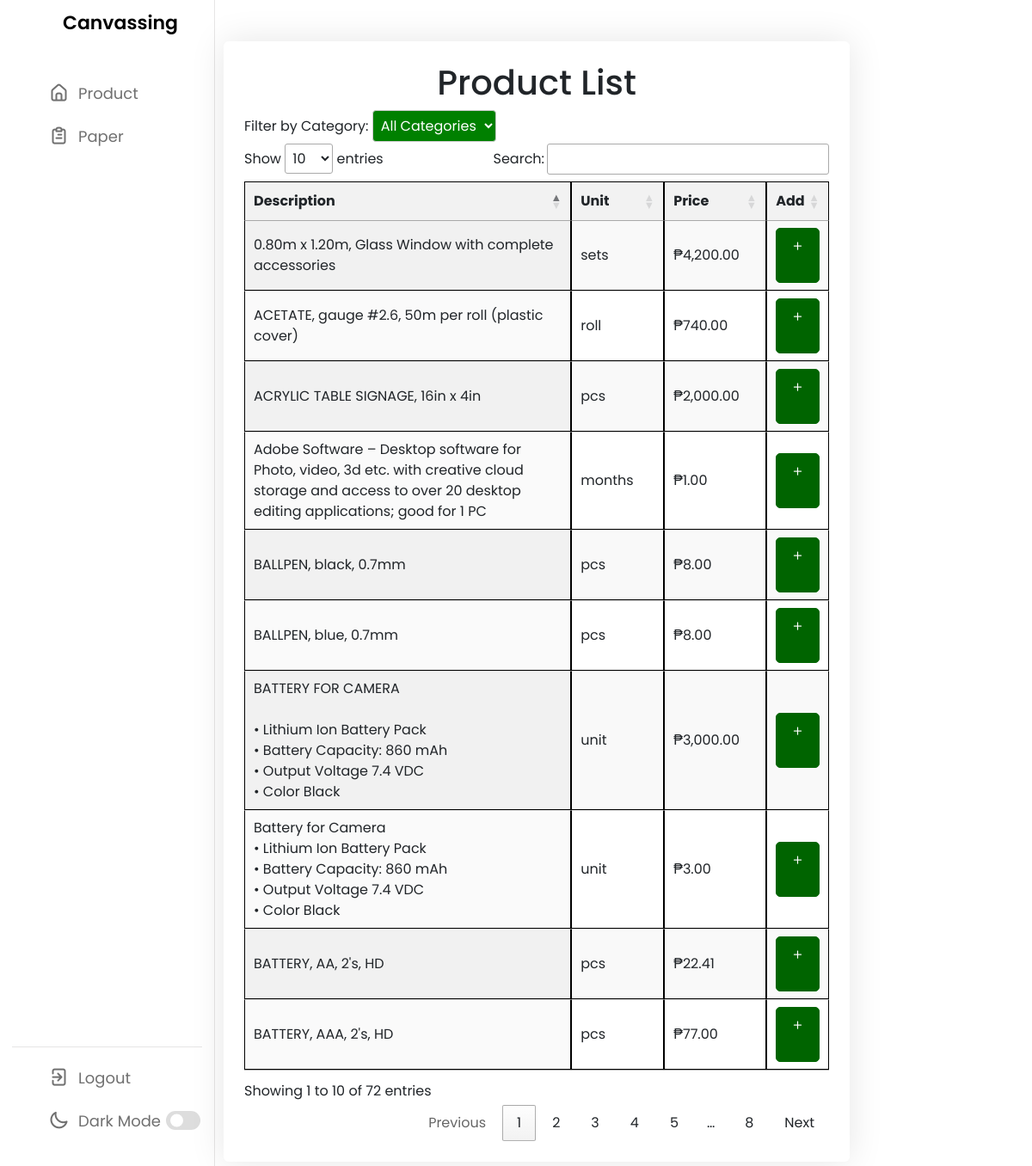
Page / (signed in) on the committed database.
### tables this page shows
CREATE TABLE `product` (
  `id` int(11) NOT NULL,
  `product_name` varchar(255) NOT NULL,
  `description` varchar(10000) NOT NULL,
  `product_price` varchar(100) NOT NULL,
  `product_qty` int(11) NOT NULL DEFAULT 1,
  `product_image` varchar(255) NOT NULL,
  `product_code` int(11) NOT NULL,
  `category` varchar(100) NOT NULL
);

### index.php (the view, shortened to what this page needs)
<?php
require('config.php');
require('navbar.php');
?>
<!DOCTYPE html>
<html lang="en">
<head>
    <link rel="stylesheet" type="text/css" href="">
</head>
<body>
    <div class="container-fluid mt-5">
        <div class="row justify-content-center">
            <div class="col-sm-5 col-md-8" id="order">
                <div class="card ms-5">
                    <div class="card-body">
                        <header>
                            <h1 class="text-center">Product List</h1>
                            <?php
                            $selectedCategory = isset($_GET['category']) ? $_GET['category'] : 'all';
                            ?>
                            <label for="categoryFilter">Filter by Category:</label>
                            <select id="categoryFilter" name="categoryFilter">
                                <option value="all" <?php echo ($selectedCategory === 'all') ? 'selected' : ''; ?>>All Categories</option>
                            </select>
                        </header>
                        <form action="" class="form-submit">
                            <table id="example" class="display" style="width:100%">
                                <thead>
                                    <tr>
                                        <th>Description</th>
                                        <th style="width: 70px;" >Unit</th>
                                        <th>Price</th>
                                        <th>Add</th>
                                    </tr>
                                </thead>
                                <tbody>
                                    <?php
                                    $query = "SELECT * FROM product";
                                    $result = mysqli_query($conn, $query);
                                    while ($row = mysqli_fetch_assoc($result)) {
                                        $description_with_breaks = nl2br($row['description']);
                                        echo "<tr>";
                                        echo "<td class='product-description'>{$description_with_breaks}</td>";
                                        echo "<td>{$row['product_name']}</td>";
                                        echo "<td>₱" . number_format($row['product_price'], 2) . "</td>";
                                        echo "<td>";
                                        echo "<button class='too addItemBtn' data-action='addItemToList' data-id='{$row['product_code']}'><i class='uil uil-plus' data-action='addItemToList' data-id='{$row['product_code']}'></i>&nbsp;&nbsp;</button>";
                                        echo "</td>";
                                        echo "</tr>";
                                    }
                                    ?>
                                </tbody>
                            </table>
                        </form>
                    </div>
                </div>
            </div>
        </div>
    </div>
</body>
</html>

### adminpanel.css (style rules this page uses)
* { margin: 0; padding: 0; box-sizing: border-box; font-family: 'Poppins', sans-serif; }
:root { --primary-color: #006d24; --panel-color: #FFF; --text-color: #000; --black-light-color: #707070; --border-color: #e6e5e5; --toggle-color: #DDD; --box1-color: #60f399; --box2-color: #FFE6AC; --box3-color: #E7D1FC; --title-icon-color: #fff; --tran-05: all 0.5s ease; --tran-03: all 0.3s ease; --tran-03: all 0.2s ease; }
body { min-height: 100vh; background-color: var(--panel-color); }

### index.php (style rules this page uses)
.mt-5 { margin-top: 5rem; }
.card { margin-bottom: 20px; border: 0; border-radius: .375rem; box-shadow: 0 0 40px rgba(0, 0, 0, .1); }
.card-body { padding: 1.5rem; }
.text-center { text-align: center !important; }
table { width: 100%; border-collapse: collapse; margin-top: 20px; }
th, td { border: 1px solid #000; padding: 12px; text-align: left; }
th { background-color: #f2f2f2; }
.product-description { max-width: 550px; overflow: hidden; text-overflow: ellipsis; line-height: 1.5; }
.addItemBtn { background-color: #006400; color: #fff; border: 1px solid #006400; padding: 10px 15px; font-size: 14px; font-weight: bold; cursor: pointer; border-radius: 5px; transition: background-color 0.3s, transform 0.3s; }
#categoryFilter { background-color: green; color: white; border: 1px solid #ccc; border-radius: 4px; padding: 5px; }
#categoryFilter option { background-color: white; color: black; }
#categoryFilter option[selected] { background-color: green; color: white; }

### rows in the picture
product: description "0.80m x 1.20m, Glass Window with complete accessories", product_name "sets", product_price "4,200.00"
product: description "BATTERY FOR CAMERA • Lithium Ion Battery Pack • Battery Capacity: 860 mAh • Output Voltage 7.4 VDC • Color Black", product_name "unit", product_price "3,000.00"
product: description "ACETATE, gauge #2.6, 50m per roll (plastic cover)", product_name "roll", product_price "740.00"
product: description "ACRYLIC TABLE SIGNAGE, 16in x 4in", product_name "pcs", product_price "2,000.00"
product: description "BALLPEN, black, 0.7mm", product_name "pcs", product_price "8.00"
product: description "BALLPEN, blue, 0.7mm", product_name "pcs", product_price "8.00"
product: description "Adobe Software – Desktop software for Photo, video, 3d etc. with creative cloud storage and access to over 20 desktop editing applications; good for 1 PC", product_name "months", product_price "1.00"
product: description "Battery for Camera • Lithium Ion Battery Pack • Battery Capacity: 860 mAh • Output Voltage 7.4 VDC • Color Black", product_name "unit", product_price "3.00"
product: description "BATTERY, AA, 2's, HD", product_name "pcs", product_price "22.41"
product: description "BATTERY, AAA, 2's, HD", product_name "pcs", product_price "77.00"
